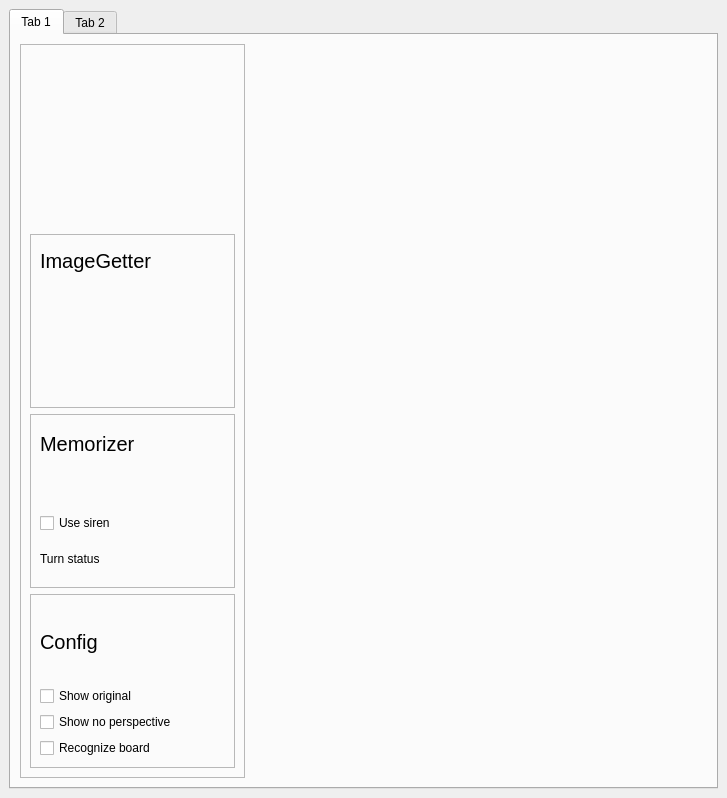
<?xml version="1.0" encoding="UTF-8"?>
<ui version="4.0">
 <class>MainWindow</class>
 <widget class="QMainWindow" name="MainWindow">
  <property name="geometry">
   <rect>
    <x>0</x>
    <y>0</y>
    <width>727</width>
    <height>798</height>
   </rect>
  </property>
  <property name="windowTitle">
   <string>ShogiVision</string>
  </property>
  <widget class="QWidget" name="centralwidget">
   <layout class="QVBoxLayout" name="verticalLayout">
    <item>
     <widget class="QTabWidget" name="tabWidget">
      <property name="currentIndex">
       <number>0</number>
      </property>
      <widget class="QWidget" name="tab">
       <attribute name="title">
        <string>Tab 1</string>
       </attribute>
       <layout class="QHBoxLayout" name="horizontalLayout">
        <item>
         <widget class="QFrame" name="frame">
          <property name="frameShape">
           <enum>QFrame::StyledPanel</enum>
          </property>
          <property name="frameShadow">
           <enum>QFrame::Raised</enum>
          </property>
          <layout class="QVBoxLayout" name="verticalLayout_6">
           <item>
            <widget class="VisualCornerSelect" name="corner_and_inventory_select" native="true"/>
           </item>
           <item>
            <widget class="QFrame" name="frame_2">
             <property name="frameShape">
              <enum>QFrame::StyledPanel</enum>
             </property>
             <property name="frameShadow">
              <enum>QFrame::Raised</enum>
             </property>
             <layout class="QVBoxLayout" name="verticalLayout_3">
              <item>
               <widget class="QLabel" name="label_5">
                <property name="font">
                 <font>
                  <pointsize>15</pointsize>
                 </font>
                </property>
                <property name="text">
                 <string>ImageGetter</string>
                </property>
               </widget>
              </item>
              <item>
               <widget class="DescriptiveComboBox" name="image_getter_select" native="true"/>
              </item>
              <item>
               <widget class="FileDragDrop" name="photo_drop" native="true"/>
              </item>
              <item>
               <widget class="FileDragDrop" name="video_drop" native="true"/>
              </item>
             </layout>
            </widget>
           </item>
           <item>
            <widget class="QFrame" name="frame_3">
             <property name="frameShape">
              <enum>QFrame::StyledPanel</enum>
             </property>
             <property name="frameShadow">
              <enum>QFrame::Raised</enum>
             </property>
             <layout class="QVBoxLayout" name="verticalLayout_4">
              <item>
               <widget class="QLabel" name="label_4">
                <property name="font">
                 <font>
                  <pointsize>15</pointsize>
                 </font>
                </property>
                <property name="text">
                 <string>Memorizer</string>
                </property>
               </widget>
              </item>
              <item>
               <widget class="DescriptiveComboBox" name="memorizer_select" native="true"/>
              </item>
              <item>
               <widget class="QCheckBox" name="checkBox_siren">
                <property name="text">
                 <string>Use siren</string>
                </property>
               </widget>
              </item>
              <item>
               <widget class="QLabel" name="label_turn_status">
                <property name="text">
                 <string>Turn status</string>
                </property>
               </widget>
              </item>
             </layout>
            </widget>
           </item>
           <item>
            <widget class="QFrame" name="frame_config">
             <property name="frameShape">
              <enum>QFrame::StyledPanel</enum>
             </property>
             <property name="frameShadow">
              <enum>QFrame::Raised</enum>
             </property>
             <layout class="QVBoxLayout" name="verticalLayout_5">
              <item>
               <widget class="QLabel" name="label_3">
                <property name="font">
                 <font>
                  <pointsize>15</pointsize>
                 </font>
                </property>
                <property name="text">
                 <string>Config</string>
                </property>
               </widget>
              </item>
              <item>
               <widget class="QCheckBox" name="checkBox_show_orig">
                <property name="text">
                 <string>Show original</string>
                </property>
               </widget>
              </item>
              <item>
               <widget class="QCheckBox" name="checkBox_show_no_persp">
                <property name="text">
                 <string>Show no perspective</string>
                </property>
               </widget>
              </item>
              <item>
               <widget class="QCheckBox" name="checkBox_recognize">
                <property name="text">
                 <string>Recognize board</string>
                </property>
               </widget>
              </item>
             </layout>
            </widget>
           </item>
          </layout>
         </widget>
        </item>
        <item>
         <widget class="BoardView" name="board_view" native="true"/>
        </item>
        <item>
         <widget class="KifRecorder" name="kif_recorder" native="true"/>
        </item>
       </layout>
      </widget>
      <widget class="QWidget" name="tab_2">
       <attribute name="title">
        <string>Tab 2</string>
       </attribute>
      </widget>
     </widget>
    </item>
   </layout>
  </widget>
 </widget>
 <customwidgets>
  <customwidget>
   <class>VisualCornerSelect</class>
   <extends>QWidget</extends>
   <header>GUI/components/VisualCornerSelect.h</header>
   <container>1</container>
  </customwidget>
  <customwidget>
   <class>BoardView</class>
   <extends>QWidget</extends>
   <header>GUI/components/BoardView.h</header>
   <container>1</container>
  </customwidget>
  <customwidget>
   <class>KifRecorder</class>
   <extends>QWidget</extends>
   <header>GUI/components/KifRecorder.h</header>
   <container>1</container>
  </customwidget>
  <customwidget>
   <class>DescriptiveComboBox</class>
   <extends>QWidget</extends>
   <header>GUI/components/DescriptiveComboBox.h</header>
   <container>1</container>
  </customwidget>
  <customwidget>
   <class>FileDragDrop</class>
   <extends>QWidget</extends>
   <header>GUI/components/FileDragDrop.h</header>
   <container>1</container>
  </customwidget>
 </customwidgets>
 <resources/>
 <connections/>
</ui>
